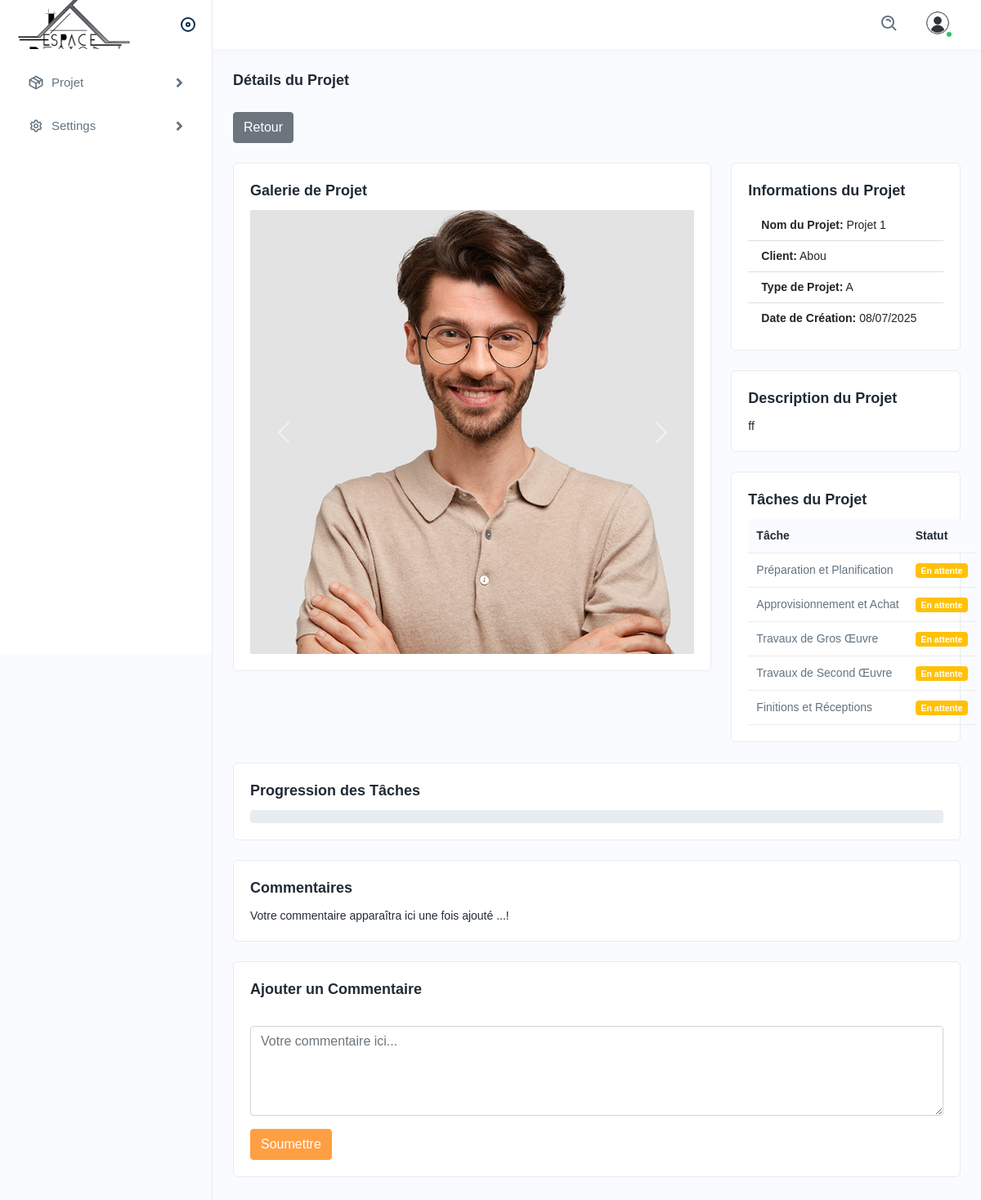
Screenshot of /dashboard/detail_projet/projet-1-1 (signed in) with the database file from the repository.
### dashboard/models.py (models this page shows, shortened)
class ProjetImage(models.Model):
    projet = models.ForeignKey(Projet, on_delete=models.CASCADE, related_name='images')
    image = models.ImageField(upload_to='projet_images/', blank=True, null=True)

class Projet(models.Model):
    TYPE = [
        ('', 'Sélectionner un type de projet'),
        ('1', 'A'),
        ('2', 'B'),
        ('3', 'C'),
        ('4', 'D'),
    ]
    nom = models.CharField(max_length=255)
    slug = models.SlugField(blank=True, null=True)
    client = models.ForeignKey(ClientProfile, on_delete=models.CASCADE, related_name='projets')
    constructors = models.ManyToManyField(Employe)
    description = models.TextField()
    type_projet = models.CharField(max_length=20, choices=TYPE, null=True)
    create_at = models.DateTimeField(auto_now_add=True)

class ClientProfile(models.Model):
    user = models.OneToOneField(settings.AUTH_USER_MODEL, on_delete=models.CASCADE, related_name='client_profile')
    email = models.EmailField(_('email address'))
    nom = models.CharField(max_length=150)
    prenom = models.CharField(max_length=150)
    phone_number = models.CharField(max_length=15, null=True, blank=True)
    address = models.CharField(max_length=50, null=True, blank=True)

class Tache(models.Model):
    STATUT_TACHE = [
        ('en_attente', 'En attente'),
        ('en_cours', 'En cours'),
        ('terminee', 'Terminée'),
        ('annulee', 'Annulée'),
    ]
    projet = models.ForeignKey(Projet, on_delete=models.CASCADE, related_name='taches')
    description = models.TextField()
    statut = models.CharField(max_length=20, choices=STATUT_TACHE, default='en_attente')
    def get_statut_display(self):
        return dict(self.STATUT_TACHE).get(self.statut, 'N/A')

### dashboard/views.py (the view)
# urls.py: path('detail_projet/<str:slug>', views.detailProjet, name='detail-projet'),
@login_required
def detailProjet(request, slug):
    projet = get_object_or_404(Projet, slug=slug)
    taches = Tache.objects.filter(projet=projet)
    number_of_task = taches.count()
    projet_images = projet.images.all()
    commentaires = Commentaire.objects.filter(owner=request.user, projet=projet)
    can_edit_taches = False
    if request.user.is_superuser:
        can_edit_taches = True
    elif hasattr(request.user, 'employe_profile') and request.user.employe_profile in projet.constructors.all():
        can_edit_taches = True
    if request.method == 'POST':
        form = CommentaireForm(request.POST)
        if form.is_valid():
            commentaire = form.save(commit=False)
            commentaire.projet = projet
            commentaire.owner = request.user
            commentaire.save()
            messages.success(request, "Votre commentaire a été soumis avec succès. Merci pour votre retour !")
            return redirect('detail-projet', slug=slug)
        else:
            messages.error(request, 'Quelque chose s\'est mal passé ..!')
    else:
        form = CommentaireForm()
    context = {
        'projet': projet,
        'projet_images': projet_images,
        'taches': taches,
        'form': form,
        'commentaires': commentaires,
        'number_of_task': number_of_task,
        'can_edit_taches': can_edit_taches
    }
    return render(request, 'dashboard/projet_detail.html', context=context)

### dashboard/forms.py
class CommentaireForm(forms.ModelForm):
    class Meta:
        model = Commentaire
        fields = ['commentaire']
        widgets = {
            'commentaire': forms.Textarea(
                attrs={'class': 'form-control comment-textarea', 'rows': 4, 'placeholder': 'Votre commentaire ici...'}),
        }

### accounts/models.py (called while the page is built)
    def __str__(self):
        return f"{self.prenom} {self.nom}"

### dashboard/templates/dashboard/projet_detail.html (shortened to what this page needs)
{% extends 'main.html' %}
{% load static %}
{% block main %}
<div class="page-header">
    <div class="page-title">
        <h4>Détails du Projet</h4>
    </div>
</div>
<div class="row mb-4">
    <div class="col-12">
        <a href="{% url 'projets' %}" class="btn btn-secondary">Retour</a>
    </div>
</div>
<div class="row">
    <div class="col-lg-8 col-sm-12">
        <div class="card mb-4">
            <div class="card-body">
                <h5 class="card-title">Galerie de Projet</h5>
                <div id="projectCarousel" class="carousel slide" data-bs-ride="carousel">
                    <div class="carousel-inner">
                        {% for image in projet_images %}
                        <div class="carousel-item {% if forloop.first %}active{% endif %}">
                            <img src="{{ image.image.url }}" class="d-block w-100" alt="Image {{ forloop.counter }}">
                        </div>
                        {% endfor %}
                    </div>
                    <button class="carousel-control-prev" type="button" data-bs-target="#projectCarousel"
                            data-bs-slide="prev">
                        <span class="carousel-control-prev-icon" aria-hidden="true"></span>
                    </button>
                    <button class="carousel-control-next" type="button" data-bs-target="#projectCarousel"
                            data-bs-slide="next">
                        <span class="carousel-control-next-icon" aria-hidden="true"></span>
                    </button>
                </div>
            </div>
        </div>
    </div>
    <div class="col-lg-4 col-sm-12">
        <div class="card mb-4">
            <div class="card-body">
                <h5 class="card-title">Informations du Projet</h5>
                <ul class="list-group list-group-flush">
                    <li class="list-group-item"><strong>Nom du Projet:</strong> {{ projet.nom }}</li>
                    <li class="list-group-item"><strong>Client:</strong> {{ projet.client.nom }}</li>
                    <li class="list-group-item"><strong>Type de Projet:</strong> {{ projet.get_type_projet_display }}
                    </li>
                    <li class="list-group-item"><strong>Date de Création:</strong> {{ projet.create_at|date:"d/m/Y" }}
                    </li>
                </ul>
            </div>
        </div>
        <div class="card mb-4">
            <div class="card-body">
                <h5 class="card-title">Description du Projet</h5>
                <p class="card-text">{{ projet.description }}</p>
            </div>
        </div>
        <div class="card">
            <div class="card-body">
                <h5 class="card-title">Tâches du Projet</h5>
                <table class="table">
                    <thead>
                    <tr>
                        <th scope="col">Tâche</th>
                        <th scope="col">Statut</th>
                    </tr>
                    </thead>
                    <tbody>
                    {% for tache in taches %}
                    <tr>
                        <td>{{ tache.description }}</td>
                        <td>
                                <span id="status-{{ tache.id }}" class="badge
                                    {% if tache.statut == 'en_attente' %}bg-warning
                                    {% elif tache.statut == 'en_cours' %}bg-info
                                    {% elif tache.statut == 'terminee' %}bg-success
                                    {% elif tache.statut == 'annulee' %}bg-danger
                                    {% else %}bg-secondary
                                    {% endif %}">
                                    {{ tache.get_statut_display }}
                                </span>
                        </td>
                    </tr>
                    {% endfor %}
                    </tbody>
                </table>
            </div>
        </div>
    </div>
</div>
<div class="card mb-4">
    <div class="card-body">
        <h5 class="card-title">Progression des Tâches</h5>
        <div class="progress mt-2">
        </div>
    </div>
</div>
<div class="card mb-4">
    <div class="card-body">
        {% if not request.user.is_superuser %}
        <h5 class="card-title">Commentaires</h5>
        {% endif %}
        {% for commentaire in commentaires %}
        {% if request.user == commentaire.owner %}
        <div class="mb-3">
            <h6>{{ commentaire.owner.username }}</h6>
            <p>{{ commentaire.commentaire }}</p>
            <small class="text-muted">{{ commentaire.date_creation|timesince }} ago</small>
        </div>
        <hr>
        {% endif %}
        {% empty %}
        {% if not request.user.is_superuser %}
        <div class="mbt-2">
            <p>Votre commentaire apparaîtra ici une fois ajouté ...!</p>
        </div>
        {% endif %}
        {% endfor %}
    </div>
</div>
{% if request.user.is_customer %}
<div class="card mb-4">
    <div class="card-body">
        <h5 class="card-title">Ajouter un Commentaire</h5>
        <form method="post">
            <div class="mb-3">
                {{ form.commentaire }}
            </div>
            <button type="submit" class="btn btn-primary">Soumettre</button>
        </form>
    </div>
</div>
{% endif %}
{% endblock %}

### templates/main.html (shortened to what this page needs)
<!DOCTYPE html>
{% load static %}
<html lang="en">
<head>
    <link rel="stylesheet" href="{% static 'assets/css/bootstrap.min.css' %}">
    <link rel="stylesheet" href="{% static 'assets/css/animate.css' %}">
    <link rel="stylesheet" href="{% static 'assets/css/dataTables.bootstrap4.min.css' %}">
    <link rel="stylesheet" href="{% static 'assets/plugins/fontawesome/css/fontawesome.min.css' %}">
    <link rel="stylesheet" href="{% static 'assets/plugins/fontawesome/css/all.min.css' %}">
    <link href="https://cdnjs.cloudflare.com/ajax/libs/select2/4.0.13/css/select2.min.css" rel="stylesheet"/>
    <link rel="stylesheet" href="{% static 'assets/css/style.css' %}">
</head>
<body>
<div class="main-wrapper">
    {% include 'navbar.html' %}
    <div class="page-wrapper">
        <div class="content">
            {% block main %}
            {% endblock %}
        </div>
    </div>
</div>
</body>
</html>

### templates/navbar.html (shortened to what this page needs)
{% load static %}
<div class="header">
    <div class="header-left active">
        <a href="{% url 'landing' %}" class="logo">
            <img src="{% static 'assets/img/logo.jpg' %}" alt="">
        </a>
        <a id="toggle_btn" href="javascript:void(0);">
        </a>
    </div>
    <ul class="nav user-menu">
        <li class="nav-item">
            <div class="top-nav-search">
                <form action="#">
                    <a class="btn" id="searchdiv"><img src="{% static 'assets/img/icons/search.svg' %}" alt="img"></a>
                </form>
            </div>
        </li>
        {% if request.user.is_authenticated %}
        <li class="nav-item dropdown has-arrow main-drop">
            <a href="javascript:void(0);" class="dropdown-toggle nav-link userset" data-bs-toggle="dropdown">
                <span class="user-img">
                    {% if request.user.photo %}
                        <img src="{{ request.user.photo.url }}" alt="img">
                    {% else %}
                        <img src="{% static 'assets/img/profiles/profil.png' %}" alt="img">
                    {% endif %}
                    <span class="status online"></span>
                </span>
            </a>
        </li>
        {% endif %}
    </ul>
</div>
<div class="sidebar" id="sidebar">
    <div class="sidebar-inner slimscroll">
        <div id="sidebar-menu" class="sidebar-menu">
            <ul>
                <li class="submenu">
                    <a href="javascript:void(0);"><img src="{% static 'assets/img/icons/product.svg' %}"
                                                       alt="img"><span> Projet</span> <span
                            class="menu-arrow"></span></a>
                </li>
                <li class="submenu">
                    <a href="javascript:void(0);"><img src="{% static 'assets/img/icons/settings.svg' %}"
                                                       alt="img"><span> Settings</span> <span
                            class="menu-arrow"></span></a>
                </li>
            </ul>
        </div>
    </div>
</div>

### templates/main.html (style rules this page uses)
.carousel-inner img { max-height: 600px; width: auto; }

### rows the page displays
ProjetImage: image (picture)
Projet: nom "Projet 1", client.nom "Abou", type_projet "A", create_at "08/07/2025", description "ff"
Tache: description "Préparation et Planification", statut "En attente"
Tache: description "Approvisionnement et Achat", statut "En attente"
Tache: description "Travaux de Gros Œuvre", statut "En attente"
Tache: description "Travaux de Second Œuvre", statut "En attente"
Tache: description "Finitions et Réceptions", statut "En attente"
